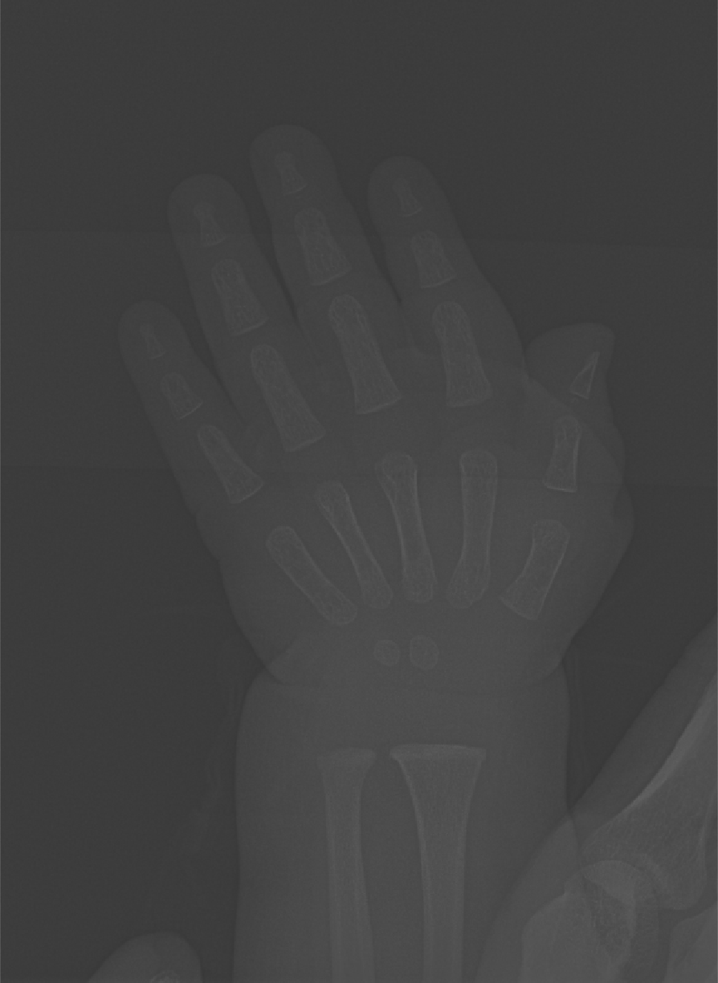
#> input picture t4/imagenes/equipo 7/Original_Medica5R.png, 718 x 983 px, shrunk from 894 x 1225 before the run
$ python test_image_transform.py
#> lines starting #> are read from the running program, lines starting #| are printed output that depends on the picture; long printed decimals are rounded
import matplotlib.pyplot as plt
import numpy as np
from datetime import datetime
from scipy.signal import convolve2d


IMAGE_DIR = "./imagenes/equipo 7/Original_Medica5R.png"
IMAGE_OBJECT = plt.imread(IMAGE_DIR)
#> IMAGE_OBJECT is the input picture: shape (983, 718, 3) float32; min 0.216, max 0.412, mean 0.259

# Parámetros de prueba
ALPHA = 25035.47881845735
DELTA = 0.3490477025094941

IMAGE_DIR = "./imagenes/equipo 7/RSNA_Mammography_1058522855.png"
IMAGE_OBJECT = plt.imread(IMAGE_DIR)
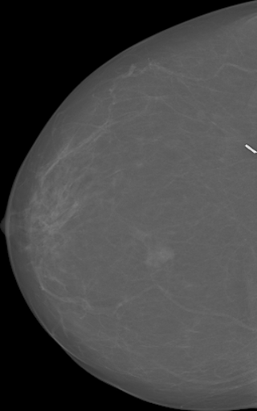
#> input picture t4/imagenes/equipo 7/RSNA_Mammography_1058522855.png, 257 x 411 px, shrunk from 320 x 512 before the run
#> IMAGE_OBJECT is the input picture: shape (411, 257, 3) float32; min 0, max 0.961, mean 0.272

START_DATETIME = datetime.now().strftime("%Y-%m-%d_%H-%M-%S")

def ensure_uint8(image):
    image = np.asarray(image)
    if image.dtype == np.uint8:
        return image
    if np.issubdtype(image.dtype, np.floating):
        if image.max() <= 1.0:
            image = image * 255.0
        return np.clip(image, 0, 255).astype(np.uint8)
    return np.clip(image, 0, 255).astype(np.uint8)

def to_grayscale(image):
    image = ensure_uint8(image)
    if image.ndim == 2:
        return image
    if image.ndim == 3:
        gray = (
            0.299 * image[:, :, 0] +
            0.587 * image[:, :, 1] +
            0.114 * image[:, :, 2]
        )
        return np.clip(gray, 0, 255).astype(np.uint8)
#> returned value: shape (411, 257)
    raise ValueError("Formato de imagen no soportado")

IMAGE_GRAY = to_grayscale(IMAGE_OBJECT)


def objective_function(subject):
    x = subject['variables'][0]
    y = subject['variables'][1]
    transformed_image = get_sigmoid_transform(IMAGE_GRAY, x, y)
    # Optional safeguard against collapse
    if transformed_image.std() < 2:
        return 1e9
    contraste = get_sobel(transformed_image)
    return -contraste

def get_sigmoid_transform(image, x, y):
#> called with x = 25035.5, y = 0.349
    image = ensure_uint8(image)
    i = np.arange(256) / 255.0
    z = -x * (i - y)
    z = np.clip(z, -60, 60)

    lut = 255 * (1 / (1 + np.exp(z)))
    lut = np.clip(lut, 0, 255).astype(np.uint8)

    return lut[image]
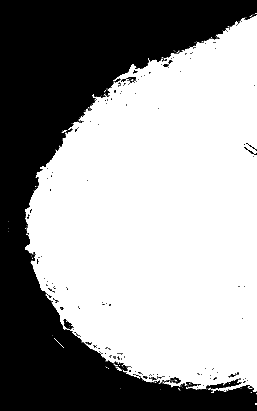
#> returned value: shape (411, 257); min 0, max 255, mean 153.9

def get_sigmoid_image(image, x, y):
    image = ensure_uint8(image)
    i = np.arange(256) / 255.0
    z = -x * (i - y)
    z = np.clip(z, -60, 60)

    lut = 255 * (1 / (1 + np.exp(z)))
    lut = np.clip(lut, 0, 255).astype(np.uint8)

    return lut[image]

def get_entropy(image):
    image = ensure_uint8(image)
    histogram, _ = np.histogram(image, bins=256, range=(0, 256))
    probabilities = histogram / histogram.sum()
    probabilities = probabilities[probabilities > 0]
    return float(-np.sum(probabilities * np.log2(probabilities)))

def get_sobel(image):
    image = ensure_uint8(image).astype(np.float32)
#> image: shape (411, 257) float32
    if image.ndim != 2:
        raise ValueError(f"get_sobel esperaba imagen 2D, recibió {image.shape}")
    sobel_x = np.array([
        [-1, 0, 1],
        [-2, 0, 2],
        [-1, 0, 1]
    ], dtype=np.float32)
    sobel_y = np.array([
        [ 1,  2,  1],
        [ 0,  0,  0],
        [-1, -2, -1]
    ], dtype=np.float32)
    gx = convolve2d(image, sobel_x, mode='same', boundary='symm')
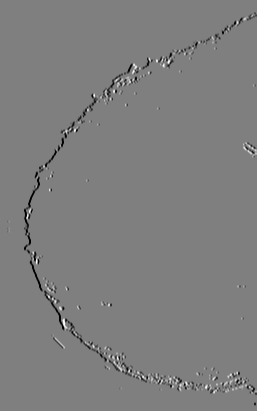
#> gx: shape (411, 257) float32; min -1020, max 1020, mean -7.3; drawn with min black and max white
    gy = convolve2d(image, sobel_y, mode='same', boundary='symm')
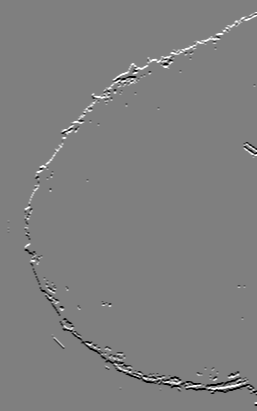
#> gy: shape (411, 257) float32; min -1020, max 1020, mean 0; drawn with min black and max white
    magnitude = np.sqrt(gx**2 + gy**2)
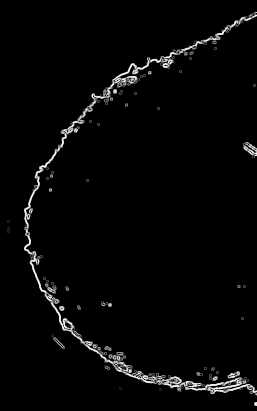
#> magnitude: shape (411, 257) float32; min 0, max 1140.4, mean 28.6; drawn with min black and max white
    return float(np.mean(magnitude))


if __name__ == "__main__":
    x = ALPHA
    y = DELTA
    subject = {'variables': [x, y], 'fitness': None}
    fitness = objective_function(subject)
#> in objective_function, `contraste = get_sobel(transformed_image)`: contraste = 28.58
#> fitness = -28.58
    print(f"Fitness for x={x}, y={y}: {fitness}")
#| Fitness for x=25035.479, y=0.349: -28.577

    #show the original and transformed images
    transformed_image = get_sigmoid_image(IMAGE_OBJECT, x, y)
    plt.figure(figsize=(10, 5))
    plt.subplot(1, 2, 1)
    plt.title("Original Image")
    plt.imshow(IMAGE_OBJECT, cmap='gray')
    plt.subplot(1, 2, 2)
    plt.title("Transformed Image")
    plt.imshow(transformed_image, cmap='gray')
    plt.show()
